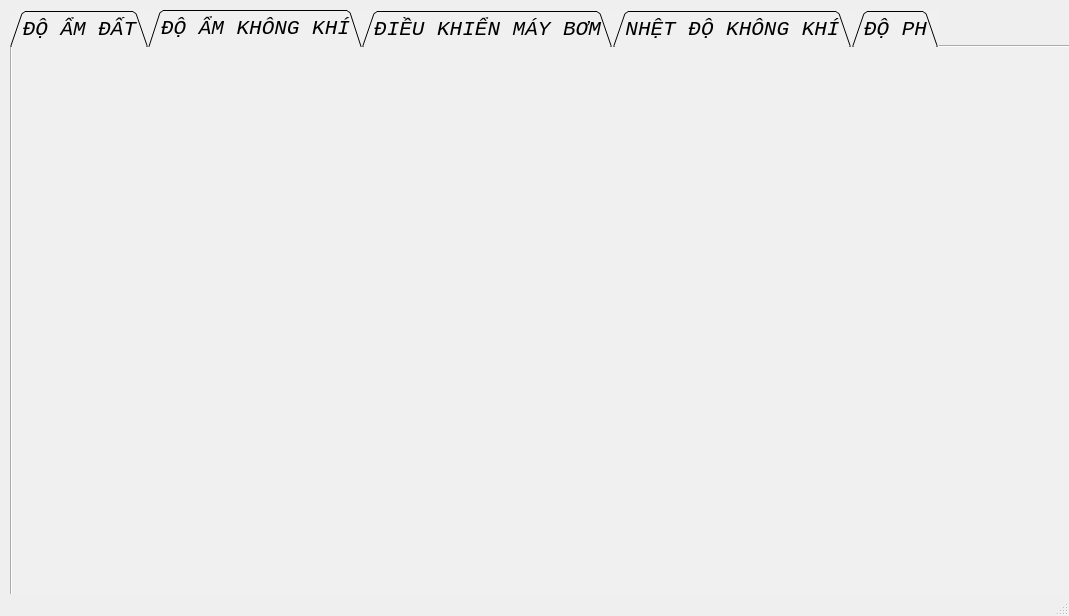
<?xml version="1.0" encoding="UTF-8"?>
<ui version="4.0">
 <class>MainWindow</class>
 <widget class="QMainWindow" name="MainWindow">
  <property name="geometry">
   <rect>
    <x>0</x>
    <y>0</y>
    <width>1069</width>
    <height>616</height>
   </rect>
  </property>
  <property name="windowTitle">
   <string>MainWindow</string>
  </property>
  <property name="styleSheet">
   <string notr="true"/>
  </property>
  <widget class="QWidget" name="centralwidget">
   <widget class="QTabWidget" name="tabWidget">
    <property name="geometry">
     <rect>
      <x>10</x>
      <y>10</y>
      <width>1081</width>
      <height>631</height>
     </rect>
    </property>
    <property name="font">
     <font>
      <family>Courier New</family>
      <pointsize>16</pointsize>
      <weight>50</weight>
      <italic>true</italic>
      <bold>false</bold>
     </font>
    </property>
    <property name="toolTip">
     <string extracomment="aaaa"/>
    </property>
    <property name="autoFillBackground">
     <bool>false</bool>
    </property>
    <property name="styleSheet">
     <string notr="true">background-color: rgb(240, 240, 240);</string>
    </property>
    <property name="tabShape">
     <enum>QTabWidget::Triangular</enum>
    </property>
    <property name="currentIndex">
     <number>1</number>
    </property>
    <widget class="QWidget" name="tab">
     <property name="toolTip">
      <string>&lt;html&gt;&lt;head/&gt;&lt;body&gt;&lt;p&gt;tỳchbn&lt;/p&gt;&lt;/body&gt;&lt;/html&gt;</string>
     </property>
     <property name="autoFillBackground">
      <bool>false</bool>
     </property>
     <property name="styleSheet">
      <string notr="true">color: rgb(0, 85, 255);
color: rgb(0, 0, 255);</string>
     </property>
     <attribute name="title">
      <string>ĐỘ ẨM ĐẤT</string>
     </attribute>
     <widget class="Line" name="line">
      <property name="geometry">
       <rect>
        <x>0</x>
        <y>140</y>
        <width>1061</width>
        <height>16</height>
       </rect>
      </property>
      <property name="orientation">
       <enum>Qt::Horizontal</enum>
      </property>
     </widget>
     <widget class="Line" name="line_2">
      <property name="geometry">
       <rect>
        <x>-20</x>
        <y>320</y>
        <width>1551</width>
        <height>20</height>
       </rect>
      </property>
      <property name="orientation">
       <enum>Qt::Horizontal</enum>
      </property>
     </widget>
     <widget class="Line" name="line_3">
      <property name="geometry">
       <rect>
        <x>0</x>
        <y>450</y>
        <width>1061</width>
        <height>16</height>
       </rect>
      </property>
      <property name="orientation">
       <enum>Qt::Horizontal</enum>
      </property>
     </widget>
     <widget class="Line" name="line_4">
      <property name="geometry">
       <rect>
        <x>150</x>
        <y>150</y>
        <width>20</width>
        <height>441</height>
       </rect>
      </property>
      <property name="orientation">
       <enum>Qt::Vertical</enum>
      </property>
     </widget>
     <widget class="Line" name="line_5">
      <property name="geometry">
       <rect>
        <x>400</x>
        <y>150</y>
        <width>20</width>
        <height>441</height>
       </rect>
      </property>
      <property name="orientation">
       <enum>Qt::Vertical</enum>
      </property>
     </widget>
     <widget class="Line" name="line_6">
      <property name="geometry">
       <rect>
        <x>650</x>
        <y>150</y>
        <width>20</width>
        <height>441</height>
       </rect>
      </property>
      <property name="orientation">
       <enum>Qt::Vertical</enum>
      </property>
     </widget>
     <widget class="Line" name="line_7">
      <property name="geometry">
       <rect>
        <x>900</x>
        <y>150</y>
        <width>20</width>
        <height>441</height>
       </rect>
      </property>
      <property name="orientation">
       <enum>Qt::Vertical</enum>
      </property>
     </widget>
     <widget class="QPushButton" name="z">
      <property name="geometry">
       <rect>
        <x>50</x>
        <y>180</y>
        <width>75</width>
        <height>23</height>
       </rect>
      </property>
      <property name="text">
       <string>PushButton</string>
      </property>
     </widget>
    </widget>
    <widget class="QWidget" name="tab_2">
     <property name="toolTip">
      <string extracomment="aa"/>
     </property>
     <attribute name="title">
      <string>ĐỘ ẨM KHÔNG KHÍ</string>
     </attribute>
    </widget>
    <widget class="QWidget" name="tab_3">
     <attribute name="title">
      <string>ĐIỀU KHIỂN MÁY BƠM</string>
     </attribute>
    </widget>
    <widget class="QWidget" name="tab_4">
     <attribute name="title">
      <string>NHỆT ĐỘ KHÔNG KHÍ</string>
     </attribute>
    </widget>
    <widget class="QWidget" name="tab_5">
     <attribute name="title">
      <string>ĐỘ PH</string>
     </attribute>
    </widget>
   </widget>
  </widget>
  <widget class="QStatusBar" name="statusbar"/>
  <action name="actionFILE">
   <property name="text">
    <string>FILE</string>
   </property>
  </action>
  <action name="actionOPEN">
   <property name="text">
    <string>OPEN</string>
   </property>
  </action>
 </widget>
 <resources/>
 <connections/>
</ui>
